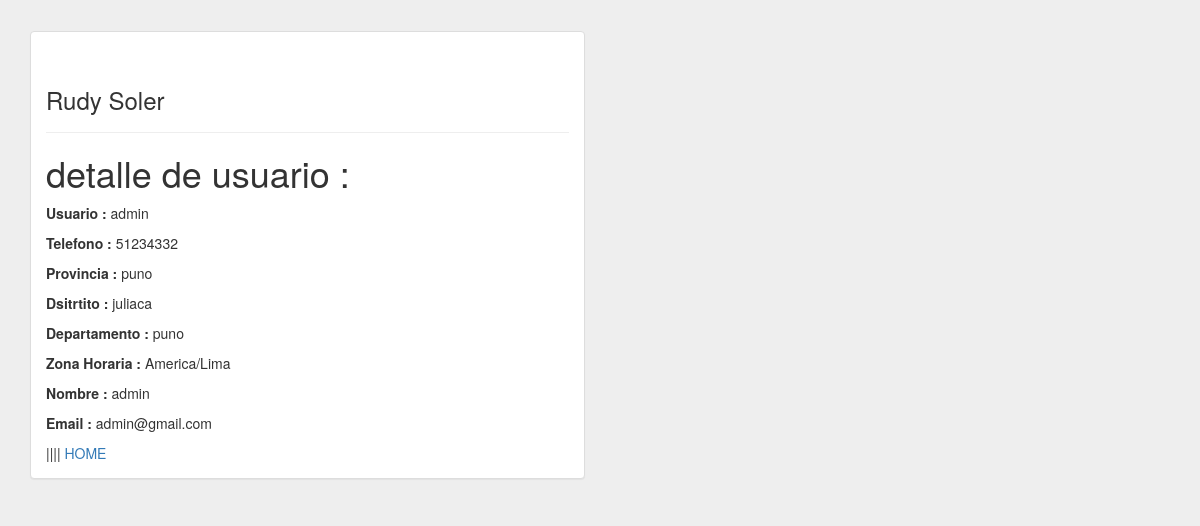
Screenshot of /detalle1 with the database file from the repository.
### usuarioperfil/models.py (models this page shows, shortened)
class Userprofile(models.Model):
    useri = models.OneToOneField(User)
    telefono = models.PositiveIntegerField()
    provincia = models.CharField(max_length = 50)
    distrito = models.CharField(max_length = 50)
    departamento = models.CharField(max_length = 50)
    zona_horaria = TimeZoneField(default= 'America/Lima')
    class Meta:
        permissions = (
            ('list_app', 'Can view list app'),
            ('view_app', 'Can view app'),
            ('add_app', 'Can add app'),
            ('change_app', 'Can change app'),
            ('delete_app', 'Can delete app'),
        )

### usuarioperfil/views.py (the view)
# urls.py: url(r'^detalle(?P<Userprofile_id>\d+)$', 'usuarioperfil.views.UserDetail', name='detail_user'),
def UserDetail(request, Userprofile_id):
    useri = get_object_or_404(Userprofile, id = Userprofile_id)
    return render(request, 'usuarioperfil/userprofile_detail.html', {'useri':useri})

### templates/usuarioperfil/userprofile_detail.html (shortened to what this page needs)
   <!DOCTYPE html>
<html lang="en">
  <head>
    <link href="http://maxcdn.bootstrapcdn.com/bootstrap/3.2.0/css/bootstrap.min.css" rel="stylesheet">
      </head>
  <body style="background:#eee;">
    <div class="container">
            <p><br/></p>
        <div class="row">
            <div class="col-md-10"></div>
            <div class="col-md-6">
                <div class="panel panel-default">
                    <div class="panel-body">
                            <div class="page-header">
                            <h3>Rudy Soler</h3>
                        </div>
         <h1>detalle de usuario :</h1>
<table>
    <p><strong>Usuario : </strong>{{useri.useri}}</p>
    <p><strong>Telefono : </strong>{{useri.telefono}}</p>
    <p> <strong>Provincia : </strong>{{useri.provincia}}</p>
    <p><strong>Dsitrtito : </strong>{{useri.distrito}}</p>
    <p><strong>Departamento : </strong>{{useri.departamento}}</p>
    <p><strong>Zona Horaria : </strong> {{useri.zona_horaria}}</p>
    <p><strong>Nombre : </strong> {{useri.useri.username}}</p>
    <p><strong>Email : </strong> {{useri.useri.email}}</p>
    <a href="{% url 'home'%}">HOME</a>
</table>
         </div>
                </div>
            </div>
        </div>
    </div>
  </body>
</html>

### rows the page displays
Userprofile: useri "admin", telefono "51234332", provincia "puno", distrito "juliaca", departamento "puno", zona_horaria "America/Lima", useri.username "admin", useri.email "admin@gmail.com"
